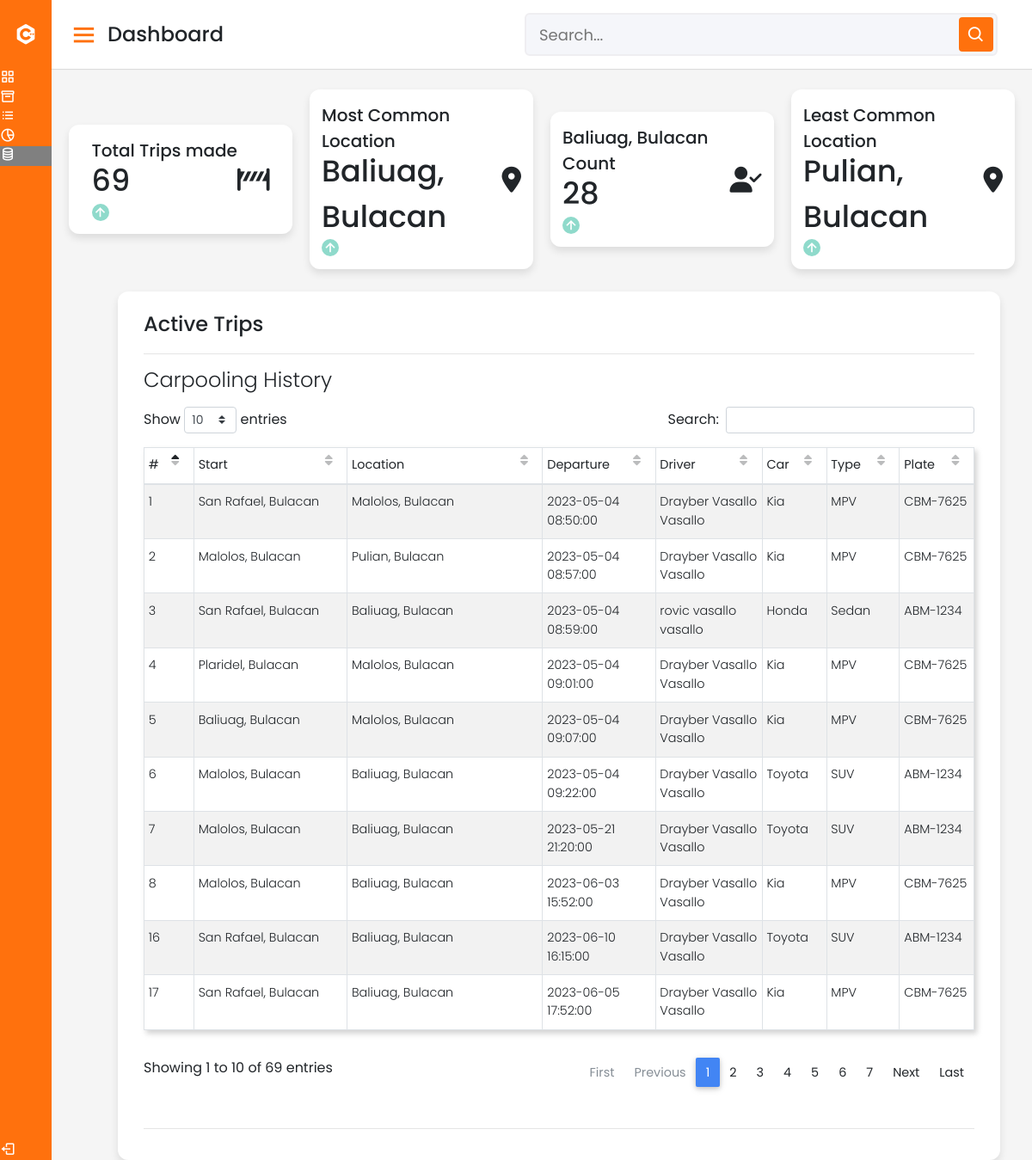
/admintest/trips.php (signed in), run on the app's committed database.
### tables this page shows
CREATE TABLE `trip` (
  `idTrip` int(11) NOT NULL,
  `start_location` varchar(255) DEFAULT NULL,
  `end_location` varchar(255) DEFAULT NULL,
  `departure_date` datetime DEFAULT NULL,
  `seats_avail` int(11) DEFAULT NULL,
  `status` varchar(45) DEFAULT NULL,
  `Users_idUsers` int(11) DEFAULT NULL,
  `Car_idCar` int(11) NOT NULL
);

CREATE TABLE `car` (
  `idCar` int(11) NOT NULL,
  `model` varchar(255) DEFAULT NULL,
  `capacity` int(11) DEFAULT NULL,
  `car_make` varchar(255) DEFAULT NULL,
  `type` varchar(45) DEFAULT NULL,
  `plate_no` char(8) DEFAULT NULL,
  `chassis_no` char(17) NOT NULL,
  `Users_idUsers` int(11) DEFAULT NULL,
  `approved` tinyint(4) NOT NULL DEFAULT 0
);

### admintest/trips.php (the view, shortened to what this page needs)
<?php
require '../dbcon.php';
?>
<!DOCTYPE html>
<html lang="en" dir="ltr">
  <head>
    <link rel="stylesheet" href="style.css">
    <link href='https://unpkg.com/boxicons@2.0.7/css/boxicons.min.css' rel='stylesheet'>
      <link rel="stylesheet" href="https://use.fontawesome.com/releases/v5.11.2/css/all.css">
      <link rel="stylesheet" href="../plugins/css/bootstrap.min.css">
      <link rel="stylesheet" href="../plugins/css/mdb.min.css">
      <link rel="stylesheet" href="../plugins/css/addons/datatables.min.css">
      <link rel="stylesheet" href="../plugins/css/style.css">
   </head>
<body>
  <div class="sidebar">
    <div class="logo-details">
      <i class='bx bxl-c-plus-plus'></i>
      <span class="logo_name">Carpool</span>
    </div>
      <ul class="nav-links">
        <li>
          <a href="adminPanel.php">
            <i class='bx bx-grid-alt' ></i>
            <span class="links_name">Dashboard</span>
          </a>
        </li>
        <li>
          <a href="report.php">
            <i class='bx bx-box' ></i>
            <span class="links_name">Exchange</span>
          </a>
        </li>
        <li>
          <a href="usermasterlist.php">
            <i class='bx bx-list-ul' ></i>
            <span class="links_name">User list</span>
          </a>
        </li>
        <li>
          <a href="analytics.php">
            <i class='bx bx-pie-chart-alt-2' ></i>
            <span class="links_name">User Analytics</span>
          </a>
        </li>
        <li>
          <a href="trips.php" class="active">
            <i class='bx bx-coin-stack' ></i>
            <span class="links_name">Trips List</span>
          </a>
        </li>
        <li class="log_out">
          <a href="#">
            <i class='bx bx-log-out'></i>
            <span class="links_name">Log out</span>
          </a>
        </li>
      </ul>
  </div>
  <section class="home-section">
    <nav>
      <div class="sidebar-button">
        <i class='bx bx-menu sidebarBtn'></i>
        <span class="dashboard">Dashboard</span>
      </div>
      <div class="search-box">
        <input type="text" placeholder="Search...">
        <i class='bx bx-search' ></i>
      </div>
    </nav>
    <div class="home-content">
      <div class="overview-boxes">
        <div class="box">
          <div class="right-side">
            <div class="box-topic">Total Trips made</div>
            <?php
              $sql = "SELECT COUNT(idTrip) as COUNT FROM trip";
              $result = mysqli_query($con, $sql);
              $row = mysqli_fetch_assoc($result);
            ?>
            <div class="number"><?=$row['COUNT']?></div>
            <div class="indicator">
              <i class='bx bx-up-arrow-alt'></i>
            </div>
          </div>
          <i class="fa-solid fa-road-barrier"></i>
        </div>
        <div class="box">
          <div class="right-side">
            <div class="box-topic">Most Common Location</div>
            <?php
              $sql = "SELECT COUNT(end_location) AS count1, idTrip, end_location, Users_idUsers FROM trip GROUP BY end_location ORDER BY count1 DESC;";
              $result = mysqli_query($con, $sql);
              $row = mysqli_fetch_assoc($result);
            ?>
            <div class="number"><?=$row['end_location']?></div>
            <div class="indicator">
              <i class='bx bx-up-arrow-alt'></i>
            </div>
          </div>
          <i class="fa-solid fa-location-dot"></i>
        </div>
        <div class="box">
          <div class="right-side">
            <div class="box-topic"><?=$row['end_location']?> Count</div>
            <div class="number"><?=$row['count1']?></div>
            <div class="indicator">
              <i class='bx bx-up-arrow-alt'></i>
            </div>
          </div>
          <i class="fa-solid fa-user-check"></i>
        </div>
        <div class="box">
          <div class="right-side">
            <div class="box-topic">Least Common Location</div>
            <?php
              $sql = "SELECT COUNT(end_location) AS count1, idTrip, end_location, Users_idUsers FROM trip GROUP BY end_location ORDER BY count1 ASC";
              $result = mysqli_query($con, $sql);
              $row = mysqli_fetch_assoc($result);
            ?>
            <div class="number"><?=$row['end_location']?></div>
            <div class="indicator">
              <i class='bx bx-up-arrow-alt'></i>
            </div>
          </div>
          <i class="fa-solid fa-location-dot"></i>
        </div>
      </div>
        <div class="report-wrapper">
        <div class="sales-boxes three3">
          <div class="top-sales box">
            <div class="title">Active Trips</div>
            <hr>
            <div class="cars">
              <h4>Carpooling History</h4>
              <table id="dtBasicExample6" class="table table-striped table-bordered table-sm" cellspacing="0" width="100%">
                <thead class="">
                  <tr>
                      <th>#</th>
                      <th>Start</th>
                      <th>Location</th>
                      <th>Departure</th>
                      <th>Driver</th>
                      <th>Car</th>
                      <th>Type</th>
                      <th>Plate</th>
                  </tr>
                </thead>
                <tbody>
                  <tr>
                  <?php
                        $sql = "SELECT trip.idTrip, trip.start_location, trip.end_location, trip.departure_date, CONCAT(users.fname,' ',users.lname,' ',users.lname) AS name, car.car_make,car.capacity,car.plate_no,car.type
                        FROM trip JOIN users ON users.uID = trip.Users_idUsers JOIN car ON car.idCar = trip.Car_idCar";
                        $result = mysqli_query($con, $sql);
                        while($row = mysqli_fetch_assoc($result)):
                        ?>
                        <td><?=$row['idTrip']?></td>
                        <td><?=$row['start_location']?></td>
                        <td><?=$row['end_location']?></td>
                        <td><?=$row['departure_date']?></td>
                        <td><?=$row['name']?></td>
                        <td><?=$row['car_make']?></td>
                        <td><?=$row['type']?></td>
                        <td><?=$row['plate_no']?></td>
                    </tr>
                    <?php endwhile; ?>
                </tbody>
              </table>
            </div>
            <hr>
            </div>
          </div>
        </div>
      </div>
  </section>
</body>
</html>

### admintest/style.css (style rules this page uses)
* { margin: 0; padding: 0; box-sizing: border-box; font-family: 'Poppins', sans-serif; }
.sidebar { position: fixed; height: 100%; width: 240px; background: #ff710d; transition: all 0.5s ease; }
.sidebar .logo-details { height: 80px; display: flex; align-items: center; }
.sidebar .logo-details i { font-size: 28px; color: #fff; min-width: 60px; text-align: center; }
.sidebar .logo-details .logo_name { color: #fff; font-size: 24px; font-weight: 500; }
.sidebar .nav-links li { position: relative; list-style: none; }
.sidebar .nav-links li a { height: 100%; width: 100%; display: flex; align-items: left; text-decoration: none; transition: all 0.4s ease; }
.sidebar .nav-links li a.active { background: gray; }
.sidebar .nav-links li i { min-width: 60px; text-align: left; font-size: 18px; color: #fff; }
.sidebar .nav-links li a .links_name { color: #fff; font-size: 15px; font-weight: 400; white-space: nowrap; }
.sidebar .nav-links .log_out { position: absolute; bottom: 0; width: 100%; }
.home-section { position: relative; background: #f5f5f5; min-height: 100vh; width: calc(100% - 240px); left: 240px; transition: all 0.5s ease; }
.home-section nav { display: flex; justify-content: space-between; height: 80px; background: #fff; display: flex; align-items: center; position: fixed; width: calc(100% - 240px); left: 240px; z-index: 100; padding: 0 20px; box-shadow: 0 1px 1px rgba(0, 0, 0, 0.1); transition: all 0.5s ease; }
.home-section nav .sidebar-button { display: flex; align-items: center; font-size: 24px; font-weight: 500; }
nav .sidebar-button i { font-size: 35px; margin-right: 10px; }
.home-section nav .search-box { position: relative; height: 50px; max-width: 550px; width: 100%; margin: 0 20px; }
nav .search-box input { height: 100%; width: 100%; outline: none; background: #F5F6FA; border: 2px solid #EFEEF1; border-radius: 6px; font-size: 18px; padding: 0 15px; }
nav .search-box .bx-search { position: absolute; height: 40px; width: 40px; background: #ff710d; right: 5px; top: 50%; transform: translateY(-50%); border-radius: 4px; line-height: 40px; text-align: center; color: #fff; font-size: 22px; transition: all 0.4 ease; }
.home-section .home-content { position: relative; padding-top: 104px; }
.home-content .overview-boxes { display: flex; align-items: center; justify-content: space-between; flex-wrap: wrap; padding: 0 20px; margin-bottom: 26px; }
.overview-boxes .box { display: flex; align-items: center; justify-content: center; width: calc(100% / 4 - 15px); background: #fff; padding: 15px 14px; border-radius: 12px; box-shadow: 0 5px 10px rgba(0,0,0,0.1); }
.overview-boxes .box-topic { font-size: 20px; font-weight: 500; }
.home-content .box .number { display: inline-block; font-size: 35px; margin-top: -6px; font-weight: 500; }
.home-content .box .indicator { display: flex; align-items: center; }
.home-content .box .indicator i { height: 20px; width: 20px; background: #8FDACB; line-height: 20px; text-align: center; border-radius: 50%; color: #fff; font-size: 20px; margin-right: 5px; }
.sales-boxes .box .title { font-size: 24px; font-weight: 500; }
.home-content .sales-boxes .top-sales { width: 100%; min-height: 650px; max-height: 100%; background: #fff; padding: 20px 30px; margin: 0 20px 0 20px; border-radius: 12px; box-shadow: 0 5px 10px rgba(0, 0, 0, 0.1); }
@media (max-width: 1240px) { .sidebar { width: 60px; } }
@media (max-width: 1240px) { .home-section { width: calc(100% - 60px); left: 60px; } }
@media (max-width: 1240px) { .home-section nav { width: calc(100% - 60px); left: 60px; } }
.home-content .three3 { flex-grow: 1; height: 0%; max-width: 90%; }
i { font-size: 30px; }
.report-wrapper { display: flex; justify-content: center; }
.bx { color: #ff710d; }
table { box-shadow: 3px 4px 6px 0px rgba(196, 196, 196, 0.75); }

### data on the page
trip: end_location "Baliuag, Bulacan", idTrip "3", start_location "San Rafael, Bulacan", departure_date "2023-05-04 08:59:00", name "rovic vasallo vasallo", Car_idCar.car_make "Honda", Car_idCar.type "Sedan", Car_idCar.plate_no "ABM-1234"
trip: end_location "Pulian, Bulacan", idTrip "2", start_location "Malolos, Bulacan", departure_date "2023-05-04 08:57:00", name "Drayber Vasallo Vasallo", Car_idCar.car_make "Kia", Car_idCar.type "MPV", Car_idCar.plate_no "CBM-7625"
trip: idTrip "1", start_location "San Rafael, Bulacan", end_location "Malolos, Bulacan", departure_date "2023-05-04 08:50:00", name "Drayber Vasallo Vasallo", Car_idCar.car_make "Kia", Car_idCar.type "MPV", Car_idCar.plate_no "CBM-7625"
trip: idTrip "4", start_location "Plaridel, Bulacan", end_location "Malolos, Bulacan", departure_date "2023-05-04 09:01:00", name "Drayber Vasallo Vasallo", Car_idCar.car_make "Kia", Car_idCar.type "MPV", Car_idCar.plate_no "CBM-7625"
trip: idTrip "5", start_location "Baliuag, Bulacan", end_location "Malolos, Bulacan", departure_date "2023-05-04 09:07:00", name "Drayber Vasallo Vasallo", Car_idCar.car_make "Kia", Car_idCar.type "MPV", Car_idCar.plate_no "CBM-7625"
trip: idTrip "6", start_location "Malolos, Bulacan", end_location "Baliuag, Bulacan", departure_date "2023-05-04 09:22:00", name "Drayber Vasallo Vasallo", Car_idCar.car_make "Toyota", Car_idCar.type "SUV", Car_idCar.plate_no "ABM-1234"
trip: idTrip "7", start_location "Malolos, Bulacan", end_location "Baliuag, Bulacan", departure_date "2023-05-21 21:20:00", name "Drayber Vasallo Vasallo", Car_idCar.car_make "Toyota", Car_idCar.type "SUV", Car_idCar.plate_no "ABM-1234"
trip: idTrip "8", start_location "Malolos, Bulacan", end_location "Baliuag, Bulacan", departure_date "2023-06-03 15:52:00", name "Drayber Vasallo Vasallo", Car_idCar.car_make "Kia", Car_idCar.type "MPV", Car_idCar.plate_no "CBM-7625"
trip: idTrip "16", start_location "San Rafael, Bulacan", end_location "Baliuag, Bulacan", departure_date "2023-06-10 16:15:00", name "Drayber Vasallo Vasallo", Car_idCar.car_make "Toyota", Car_idCar.type "SUV", Car_idCar.plate_no "ABM-1234"
trip: idTrip "17", start_location "San Rafael, Bulacan", end_location "Baliuag, Bulacan", departure_date "2023-06-05 17:52:00", name "Drayber Vasallo Vasallo", Car_idCar.car_make "Kia", Car_idCar.type "MPV", Car_idCar.plate_no "CBM-7625"

### other printed values
$row['COUNT'] "69"
$row['count1'] "28"
